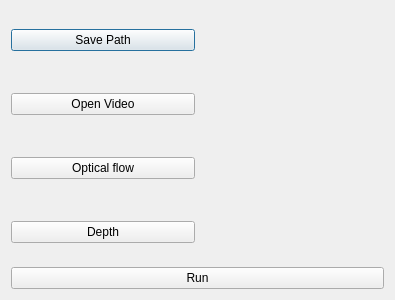
<?xml version="1.0" encoding="UTF-8"?>
<ui version="4.0">
 <class>Dialog</class>
 <widget class="QDialog" name="Dialog">
  <property name="geometry">
   <rect>
    <x>0</x>
    <y>0</y>
    <width>395</width>
    <height>300</height>
   </rect>
  </property>
  <property name="windowTitle">
   <string>Dialog</string>
  </property>
  <layout class="QVBoxLayout" name="verticalLayout">
   <item>
    <layout class="QHBoxLayout" name="horizontalLayout_2">
     <item>
      <widget class="QPushButton" name="b_save">
       <property name="text">
        <string>Save Path</string>
       </property>
      </widget>
     </item>
     <item>
      <widget class="QLabel" name="l_save">
       <property name="text">
        <string/>
       </property>
      </widget>
     </item>
    </layout>
   </item>
   <item>
    <layout class="QHBoxLayout" name="horizontalLayout">
     <item>
      <widget class="QPushButton" name="b_vid">
       <property name="text">
        <string>Open Video</string>
       </property>
      </widget>
     </item>
     <item>
      <widget class="QLabel" name="l_vid">
       <property name="text">
        <string/>
       </property>
      </widget>
     </item>
    </layout>
   </item>
   <item>
    <layout class="QHBoxLayout" name="horizontalLayout_3">
     <item>
      <widget class="QPushButton" name="b_of">
       <property name="text">
        <string>Optical flow</string>
       </property>
      </widget>
     </item>
     <item>
      <widget class="QLabel" name="l_of">
       <property name="text">
        <string/>
       </property>
      </widget>
     </item>
    </layout>
   </item>
   <item>
    <layout class="QHBoxLayout" name="horizontalLayout_4">
     <item>
      <widget class="QPushButton" name="b_depth">
       <property name="text">
        <string>Depth</string>
       </property>
      </widget>
     </item>
     <item>
      <widget class="QLabel" name="l_depth">
       <property name="text">
        <string/>
       </property>
      </widget>
     </item>
    </layout>
   </item>
   <item>
    <widget class="QPushButton" name="b_run">
     <property name="text">
      <string>Run</string>
     </property>
    </widget>
   </item>
  </layout>
 </widget>
 <resources/>
 <connections/>
</ui>
